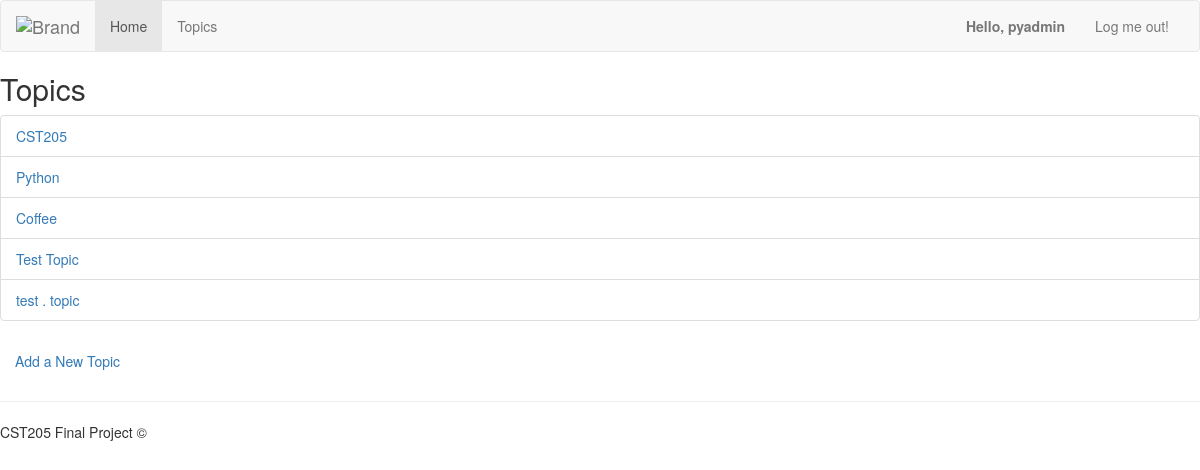
The app's page /topics/ (signed in) with its own data.
### Journal/models.py (models this page shows)
class Topic(models.Model):
    text = models.CharField(max_length=200)
    date_added = models.DateTimeField(auto_now=True)
    def __str__(self):
        return self.text

### Journal/views.py (the view)
# urls.py: url(r'^topics/$', views.topics, name='topics'),
@login_required
def topics(request):
    topics = Topic.objects.order_by('date_added')
    context = {'topics': topics}
    return render(request, 'topics.html', context)

### Journal/templates/topics.html
{% extends "base.html" %}
{% load bootstrap3 %}
{% block content %}
    <h2>Topics</h2>
    <ul class="list-group">
        {% for topic in topics %}
            <li class="list-group-item" bg-primary>
                <a href="{% url 'Journal:topic' topic.id %}">{{ topic }}</a>
            </li>
        {% empty %}
            <li role="presentation">No Topics have been added yet</li>
        {% endfor %}
    </ul>
    <ul class="nav nav-pills">
        <li class="presentation"><a href="{% url 'Journal:new_topic' %}">Add a New Topic</a></li>
    </ul>
{% endblock content %}

### Journal/templates/base.html (shortened to what this page needs)
{% load bootstrap3 %}
<!DOCTYPE html>
<html lang="en">
    <head>
        {% bootstrap_css %}
    </head>
    <body>
        <nav class="navbar navbar-default">
          <div class="container-fluid">
            <div class="navbar-header">
              <a class="navbar-brand" href="#">
                <img alt="Brand" src="https://lh3.googleusercontent.com/4HW9kHNmTcWrvwZdlDeWGsFldBYwtCYtl3JECug4y_36ZvTs0Et5jYAcNxLwaOds-szp=w35">
              </a>
            </div>
            <div class="collapse navbar-collapse" id="bs-example-navbar-collapse-1">
              <ul class="nav navbar-nav">
                <li class="active"><a href="{% url 'Journal:index' %}">Home</a></li>
                  <li><a href="{% url 'Journal:topics' %}">Topics</a></li>
              </ul>
              <ul class="nav navbar-nav navbar-right">
                  {% if user.is_authenticated %}
                      <li class="navbar-text"><strong>Hello, {{ user.username }}</strong></li>
                      <li><a href="{% url 'users:logout' %}">Log me out!</a></li>
                  {% else %}
                      <li><a href="{% url 'users:register' %}">Register</a></li>
                      <li><a href="{% url 'users:login' %}">Log me in!</a></li>
                  {% endif %}
              </ul>
            </div>
          </div>
        </nav>
    </body>
{% block content %}
{% endblock content %}
{% block footer %}
    <hr>
   	CST205 Final Project &copy;
{% endblock footer %}

### records on screen
Topic: text "CST205"
Topic: text "Python"
Topic: text "Coffee"
Topic: text "Test Topic"
Topic: text "test . topic"

### other values on screen
{{ user.username }} "pyadmin"
